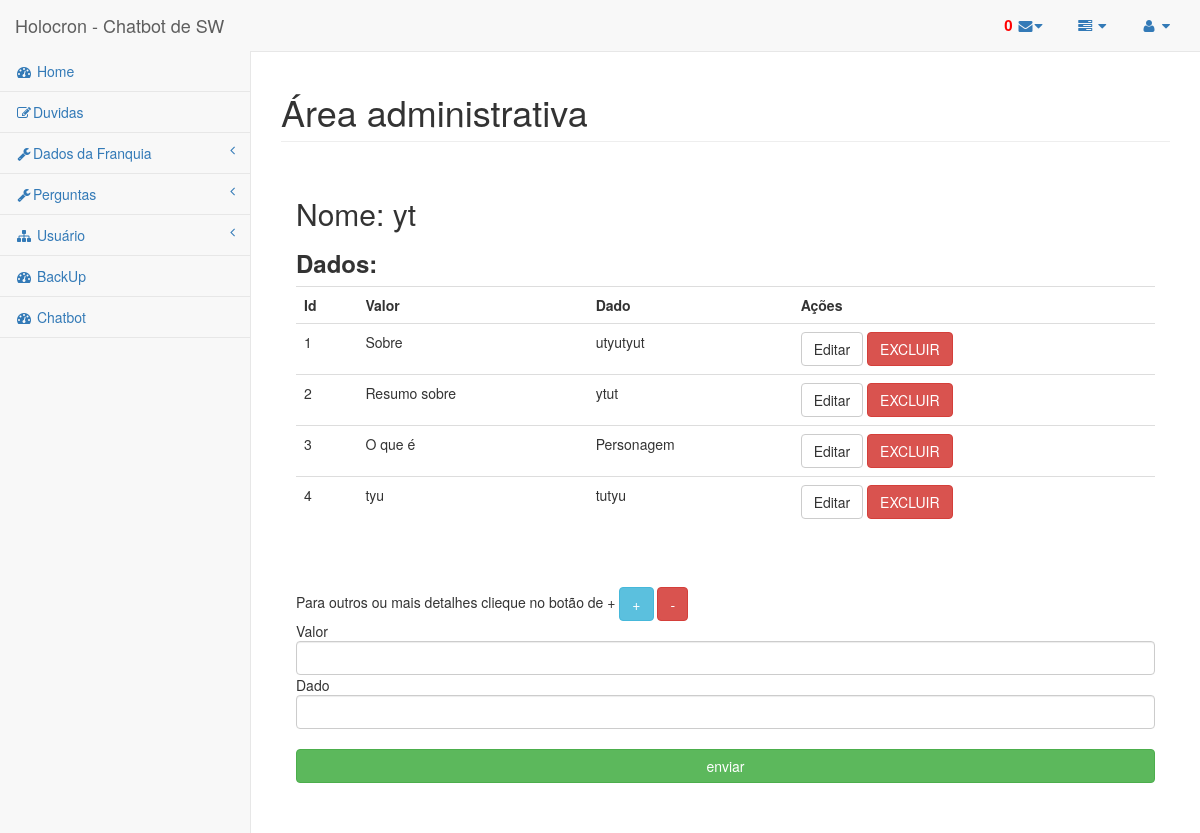
Page /EstrelaDaMorte/Detalhes_Personagem-1 (signed in) on the committed database.
### tables this page shows
CREATE TABLE `personagem` (
  `id_personagem` int(11) NOT NULl PRIMARY KEY AUTO_INCREMENT,
  `nome` text
);

CREATE TABLE `valor` ( `id_valor` int(11) PRIMARY KEY AUTO_INCREMENT,
 `valor` text, `dado` text,
 `personagem_id_personagem` int(11) NOT NULL );

### controller/DB.php (called while the page is built, shortened)
<?php
$dbname = "tcc";

### EstrelaDaMorte/Buscas/Lista_pergunta.php (called while the page is built, shortened)
<?php
function lista_personagem_Unico($id) {
    include '../controller/DB.php';
    $sql = "SELECT * FROM `personagem` WHERE `id_personagem` = $id
 ";
    return $result1 = mysqli_query($conn, $sql);
}
function lista_personagem_dados($id) {
    include '../controller/DB.php';
    $sql = "SELECT * FROM `valor` WHERE `personagem_id_personagem` = $id
 ";
    return $result1 = mysqli_query($conn, $sql);
}

### EstrelaDaMorte/PersonagemDetalhes.php (the view, shortened to what this page needs)
<?php
include './includes/cabeca.php';
include './Buscas/Lista_pergunta.php';
$id = $_GET['id'];
if (!isset($_SESSION['login'])) {
    echo ' <script language="javascript">
        alert("<Logue>");
        window.history.go(-3);
    </script>';
} else {
    ?>
    <div id="page-wrapper">
        <div class="row">
            <div class="col-lg-12">
                <h1 class="page-header">Área administrativa</h1>
            </div>
        </div>
        <div class="row">
            <div class="col-lg-12">
                <div class="panel-body">
                    <div class="row">
                        <div class="col-lg-12">
                            <?php
                            $result3 = lista_personagem_Unico($id);
                            if (mysqli_num_rows($result3) > 0) {
                                $row3 = mysqli_fetch_assoc($result3)
                                ?>
                                <H2>Nome: <?= $row3["nome"] ?></H2>
                                <h3><strong>Dados:</strong></h3>
                                <div class="table-responsive">
                                    <table class="table-responsive table">
                                        <tr>
                                            <th>Id</th>
                                            <TH>Valor</TH>
                                            <TH>Dado</TH>
                                            <th>Ações</th>
                                        </tr>
                                        <?php
                                        $result = lista_personagem_dados($row3["id_personagem"]);
                                        if (mysqli_num_rows($result) > 0) {
                                            while ($row6 = mysqli_fetch_assoc($result)) {
                                                ?>
                                                <tr>
                                                    <td><?= $row6["id_valor"]; ?></td>
                                                    <td><?= $row6["valor"]; ?></td>
                                                    <td><?= $row6["dado"]; ?></td>
                                                    <td>
                                                        <a style="cursor: pointer;}" class="btn btn-default"
                                                           onclick="window.open('Editar_Dado-<?= $row6["id_valor"]; ?>',
                                                                                       'Pagina', 'STATUS=NO, TOOLBAR=NO, LOCATION=NO, DIRECTORIES=NO, RESISABLE=NO, SCROLLBARS=YES, TOP=10, LEFT=10, WIDTH=770, HEIGHT=400');">
                                                            Editar</a>
                                                        <a style="cursor: pointer;}" class="btn btn-danger"
                                                           href="../Controller/ADExclusao.php?OQUE=<?= base64_encode("DETAL") . "&id=" .
                                base64_encode($row6["id_valor"])
                                                ?>">
                                                            EXCLUIR</a>
                                                    </td>
                                                </tr>
                                                <?php
                                            }
                                        } else {
                                            ?>
                                            <tr>
                                                <td>Sem nenhum resultado</td>
                                            </tr>
                                            <?php
                                        }
                                        ?>
                                    </table>
                                </div>
                                <div>
                                    <form class="form-group"  enctype="multipart/form-data"
                                          name="myForm" id="myForm"  action="../controller/AdValor.php" method="POST">
                                        <br><br>
                                        Para outros ou mais detalhes clieque no botão de +
                                        <span  class="btn btn-info form" style="cursor: pointer;" onclick="duplicarCampos();">+</span>
                                        <span  class="btn btn-danger form" style="cursor: pointer;" onclick="removerCampos(this);">-</span>
                                        <br>
                                        <div id="origem">
                                            Valor <input type="text" class="form-control" id="fone" name="VALOR[]" />
                                            Dado <input type="text" class="form-control" id="fone" name="DADO[]" />
                                            <br>
                                        </div>
                                        <input type="submit" class="btn btn-block btn-success" value="enviar" />
                                    </form>
                                </div>
                                <br>
                            </div>
                        </div>
                    </div>
                </div>
            </div>
        </div>
        <?php
        include './includes/rodape.php';
    }
}

### rows in the picture
personagem: nome "yt"
valor: id_valor "1", valor "Sobre", dado "utyutyut"
valor: id_valor "2", valor "Resumo sobre", dado "ytut"
valor: id_valor "3", valor "O que é", dado "Personagem"
valor: id_valor "4", valor "tyu", dado "tutyu"

### other values in the picture
$i "0"
